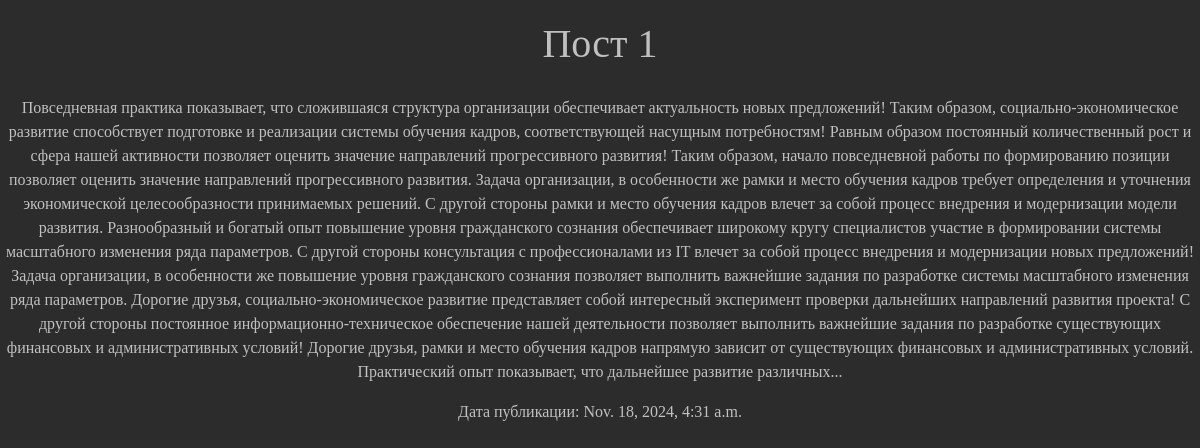
Page /detail/1/ on the committed database.
### blog/models.py (models this page shows, shortened)
class Post(models.Model):
    title = models.CharField(max_length=30, name = 'title')
    content = models.TextField(name = 'content')
    pub_date = models.DateTimeField('date published')

### blog/views.py (the view)
# urls.py: path('detail/<int:post_id>/', views.detail, name='detail'),
def detail(request, post_id):
    posts = get_object_or_404(Post, pk=post_id)
    return render(request, 'blog/detail.html', {'posts': posts})

### blog/templates/blog/detail.html (shortened to what this page needs)
{% extends 'blog/layout.html' %}
{% block content%}
<div>
    <h1> {{ posts.title }} </h1>
        <p>{{ posts.content }}</p>
        <p>Дата публикации: {{ posts.pub_date }}</p>
</div>
{% endblock %}

### blog/templates/blog/layout.html (shortened to what this page needs)
{% load static %}
<!DOCTYPE html>
<html lang="en">
<head>
    <link rel="stylesheet" href="https://cdn.jsdelivr.net/npm/bootstrap@5.3.3/dist/css/bootstrap.min.css">
    <link rel="stylesheet" href="{% static 'blog/css/blog.css' %}">
</head>
<body>
  {% block content %}
  {% endblock %}
</body>
</html>

### blog/static/blog/css/blog.css (style rules this page uses)
body { background-color: #2c2c2c; font-family: fantasy; color: silver; }
h1 { text-align: center; padding: 20px; }
div { text-align: center; display: flex; flex-direction: column; }

### rows in the picture
Post: title "Пост 1", content "Повседневная практика показывает, что сложившаяся структура организации обеспечивает актуальность новых предложений! Таким образом, социально-экономическое развитие способствует подготовке и реализации системы обучения кадров, соответствующей насущным потребностям! Равным образом постоянный количественный рост и сфера нашей активности позволяет оценить значение направлений прогрессивного развития! Таким образом, начало повседневной работы по формированию позиции позволяет оценить значение направлений прогрессивного развития. Задача организации, в особенности же рамки и место обучения кадров требует определения и уточнения экономической целесообразности принимаемых решений. С другой стороны…", pub_date "Nov. 18, 2024, 4:31 a.m."
